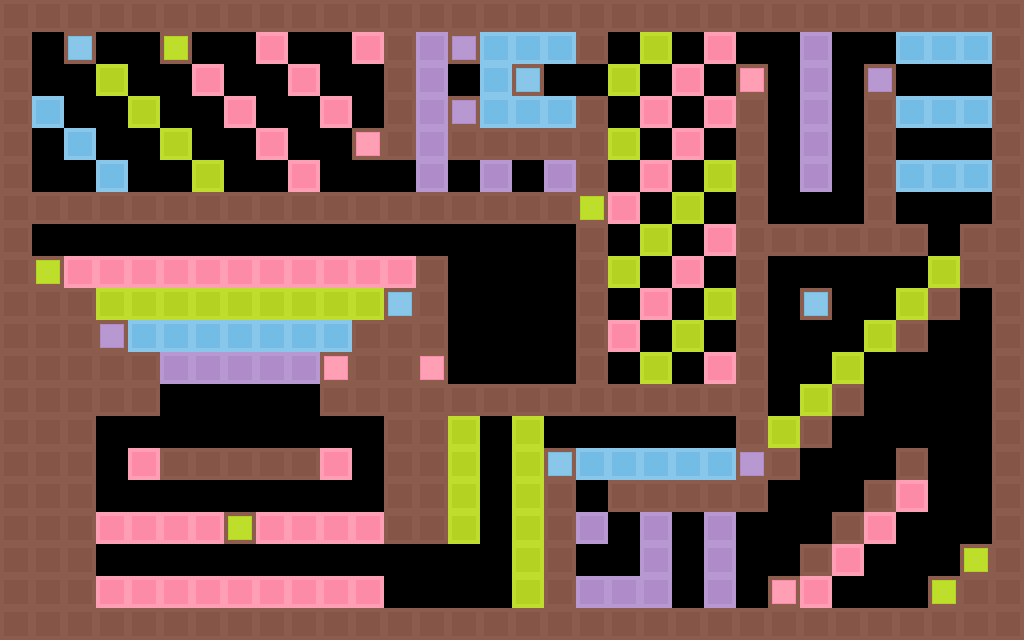

Below is a game level as drawn by its tile map, then a one-line description and the .tmx that defines it (tile-layer data replaced by summaries):
An orthogonal 32x20 tile map with 32x32 px tiles, 1 tile layer (Tiles), 1 hidden layer not drawn.

<map version="1.0" orientation="orthogonal" width="32" height="20" tilewidth="32" tileheight="32">
 <tileset firstgid="1" name="tiles_32x32" tilewidth="32" tileheight="32">
  <image source="../tiles_32x32.png" width="256" height="256" />
  <tile id="0">
   <properties>
    <property name="color" value="red" />
    <property name="destroy" value="true" />
    <property name="name" value="brickRed" />
    <property name="solid" value="true" />
   </properties>
  </tile>
  <tile id="1">
   <properties>
    <property name="color" value="green" />
    <property name="destroy" value="true" />
    <property name="name" value="brickGreen" />
    <property name="solid" value="true" />
   </properties>
  </tile>
  <tile id="2">
   <properties>
    <property name="color" value="blue" />
    <property name="destroy" value="true" />
    <property name="name" value="brickBlue" />
    <property name="solid" value="true" />
   </properties>
  </tile>
  <tile id="3">
   <properties>
    <property name="color" value="purple" />
    <property name="destroy" value="true" />
    <property name="name" value="brickPurple" />
    <property name="solid" value="true" />
   </properties>
  </tile>
  <tile id="8">
   <properties>
    <property name="color" value="red" />
    <property name="effect" value="die" />
    <property name="name" value="dangerRed" />
    <property name="solid" value="true" />
   </properties>
  </tile>
  <tile id="9">
   <properties>
    <property name="color" value="green" />
    <property name="effect" value="die" />
    <property name="name" value="dangerGreen" />
    <property name="solid" value="true" />
   </properties>
  </tile>
  <tile id="10">
   <properties>
    <property name="color" value="blue" />
    <property name="effect" value="die" />
    <property name="name" value="dangerBlue" />
    <property name="solid" value="true" />
   </properties>
  </tile>
  <tile id="11">
   <properties>
    <property name="color" value="purple" />
    <property name="effect" value="die" />
    <property name="name" value="dangerPurple" />
    <property name="solid" value="true" />
   </properties>
  </tile>
  <tile id="16">
   <properties>
    <property name="color" value="red" />
    <property name="effect" value="color" />
    <property name="name" value="colorRed" />
    <property name="solid" value="true" />
   </properties>
  </tile>
  <tile id="17">
   <properties>
    <property name="color" value="green" />
    <property name="effect" value="color" />
    <property name="name" value="colorGreen" />
    <property name="solid" value="true" />
   </properties>
  </tile>
  <tile id="18">
   <properties>
    <property name="color" value="blue" />
    <property name="effect" value="color" />
    <property name="name" value="colorBlue" />
    <property name="solid" value="true" />
   </properties>
  </tile>
  <tile id="19">
   <properties>
    <property name="color" value="purple" />
    <property name="effect" value="color" />
    <property name="name" value="colorPurple" />
    <property name="solid" value="true" />
   </properties>
  </tile>
  <tile id="24">
   <properties>
    <property name="name" value="wallDefault" />
    <property name="solid" value="true" />
   </properties>
  </tile>
 </tileset>
 <layer name="Background" width="32" height="20" visible="0">
  <data>[640 cells, 640 non-empty, 1 distinct tile ids]</data>
 </layer>
 <layer name="Tiles" width="32" height="20">
  <data>[640 cells, 403 non-empty, 9 distinct tile ids]</data>
 </layer>
</map>
